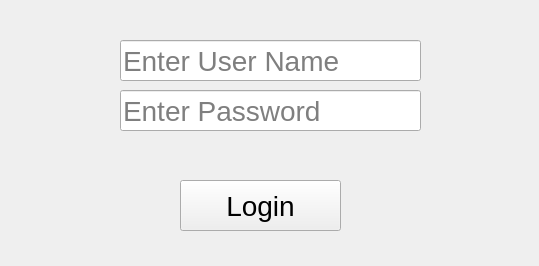
<?xml version="1.0" encoding="UTF-8"?>
<ui version="4.0">
 <class>Form</class>
 <widget class="QWidget" name="Form">
  <property name="geometry">
   <rect>
    <x>0</x>
    <y>0</y>
    <width>539</width>
    <height>266</height>
   </rect>
  </property>
  <property name="font">
   <font>
    <family>Segoe UI</family>
    <pointsize>21</pointsize>
   </font>
  </property>
  <property name="windowTitle">
   <string>Library Management Login</string>
  </property>
  <widget class="QPushButton" name="pushButton">
   <property name="geometry">
    <rect>
     <x>180</x>
     <y>180</y>
     <width>161</width>
     <height>51</height>
    </rect>
   </property>
   <property name="text">
    <string>Login</string>
   </property>
  </widget>
  <widget class="QLineEdit" name="lineEdit">
   <property name="geometry">
    <rect>
     <x>120</x>
     <y>40</y>
     <width>301</width>
     <height>41</height>
    </rect>
   </property>
   <property name="placeholderText">
    <string>Enter User Name</string>
   </property>
  </widget>
  <widget class="QLineEdit" name="lineEdit_2">
   <property name="geometry">
    <rect>
     <x>120</x>
     <y>90</y>
     <width>301</width>
     <height>41</height>
    </rect>
   </property>
   <property name="echoMode">
    <enum>QLineEdit::Password</enum>
   </property>
   <property name="placeholderText">
    <string>Enter Password</string>
   </property>
  </widget>
  <widget class="QLabel" name="label">
   <property name="enabled">
    <bool>true</bool>
   </property>
   <property name="geometry">
    <rect>
     <x>80</x>
     <y>140</y>
     <width>361</width>
     <height>31</height>
    </rect>
   </property>
   <property name="font">
    <font>
     <pointsize>12</pointsize>
    </font>
   </property>
   <property name="text">
    <string/>
   </property>
  </widget>
 </widget>
 <resources/>
 <connections/>
</ui>
